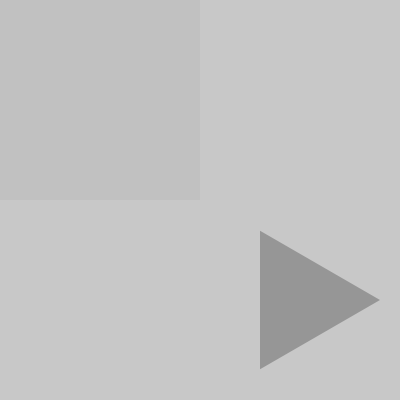
Frame 1 (no input)
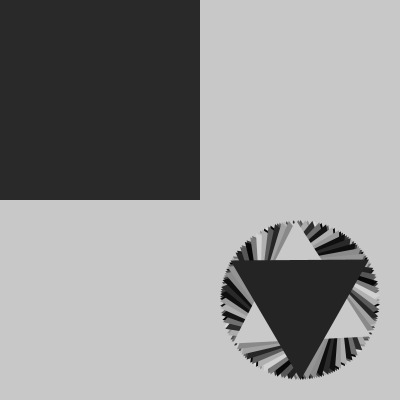
Frame 60 (the mouse pressed at the canvas centre just before this capture)
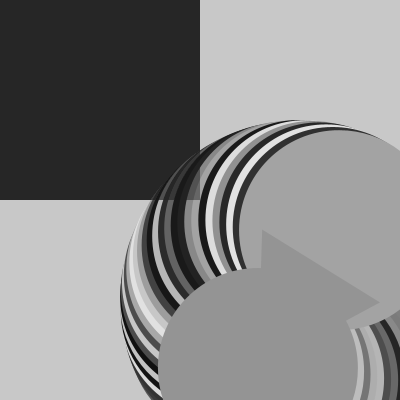
Frame 120 (the mouse held since frame 60 and released just before this capture)

The Processing sketch that drew these frames (run headless with seeded random() and noise(); from frame 60 on, the mouse is pressed at the canvas centre):

// Processing sketch: processing_184056
// ── processing_184056.pde

float angle = 0;
int distance = 80;
float x1,y1, x2,y2, x3,y3, centerX, centerY;
 
void setup(){
  size (400,400);
  background(200);
  centerX = 300;
  centerY = 300;
  smooth();
  frameRate(60);
}
 
 
void draw(){
  fill(20,10);
  noStroke();
  rect(0,0,width/2,height/2); 
  fill(random(233));
 
  x1 = centerX+(distance*cos(angle));
  y1 = centerY+(distance*sin(angle));
 
  x2 = centerX+(distance*cos(angle+PI*2/3));
  y2 = centerY+(distance*sin(angle+PI*2/3));
 
  x3 = centerX+(distance*cos(angle+PI*4/3));
  y3 = centerY+(distance*sin(angle+PI*4/3)); 
  triangle(x1,y1,x2,y2,x3,y3);
  ellipse(x1,y1, mouseX, mouseY);
  angle+=10;
  angle+=+100;
}
